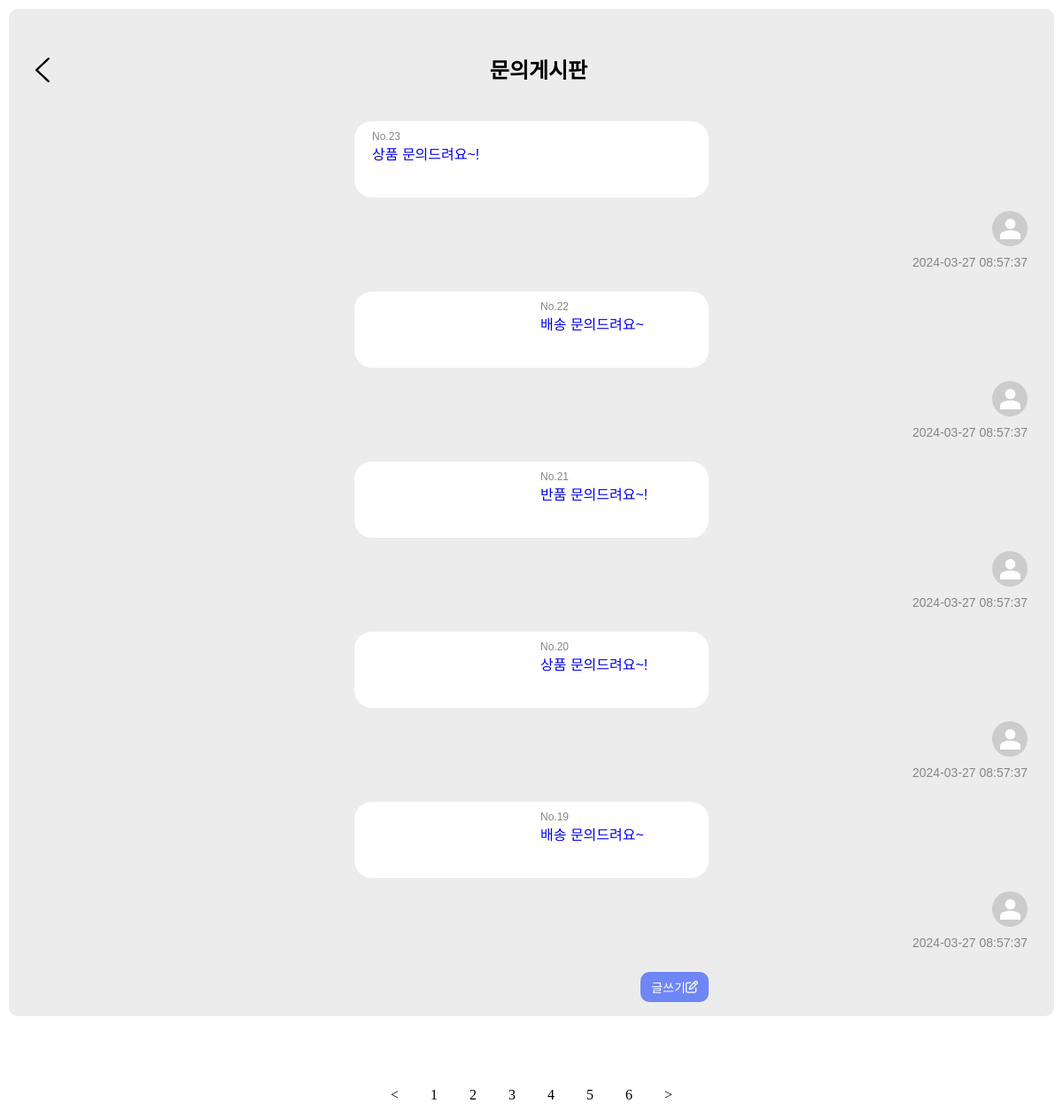
Page /src/list.php?page=2 on the committed database.
### tables this page shows
CREATE TABLE Boards (
	no					INT					PRIMARY KEY AUTO_INCREMENT
	,title			VARCHAR(100)		NOT NULL
	,content 		VARCHAR(1000) 		NOT NULL
	,created_at 	DATETIME 			NOT NULL DEFAULT CURRENT_TIMESTAMP()
	,updated_at 	DATETIME 			NOT NULL DEFAULT CURRENT_TIMESTAMP()
	,deleted_at 	DATETIME 			
);

### src/lib/lib_db.php (called while the page is built, shortened)
<?php
function db_select_boards_cnt(&$conn) {
    $sql =
    "SELECT
        COUNT(no) as cnt
    FROM
        boards
    WHERE
        deleted_at IS NULL";
    $stmt = $conn->query($sql);
    $result = $stmt->fetchAll();
    return (int)$result[0]["cnt"];
}
function db_select_boards_paging(&$conn, &$array_param) {
    $sql =
        "SELECT
            no
            ,title
            ,created_at
        FROM
            boards
        WHERE
            deleted_at IS NULL
        ORDER BY
            no DESC
        LIMIT :list_cnt OFFSET :offset";
    $stmt = $conn->prepare($sql);
    $stmt->execute($array_param);
    $result = $stmt->fetchAll();
    return $result;
}

### src/list.php (the view, shortened to what this page needs)
<?php
$list_cnt = 5;
$page_num = 1;
try {
    $conn = my_db_conn();
    $page_num = isset($_GET["page"]) ? $_GET["page"] : $page_num;
    $result_board_cnt = db_select_boards_cnt($conn);
    $max_page_num = ceil($result_board_cnt / $list_cnt);
    $offset = $list_cnt * ($page_num - 1);
    $prev_page_num = ($page_num - 1) < 1 ? 1 : ($page_num - 1);
    $next_page_num = ($page_num + 1) > $max_page_num ? $max_page_num : ($page_num + 1);
    $arr_param = [
        "list_cnt" => $list_cnt
		,"offset"  => $offset
    ];
    $result = db_select_boards_paging($conn, $arr_param);
} catch (\Throwable $e) {
    echo $e->getMessage();
    exit;
} finally {
    if(!empty($conn)) {
        $conn = null;
    }
}
?>
<!DOCTYPE html>
<html lang="en">
<head>
    <link rel="stylesheet" href="./css/common2.css">
</head>
<body>
    <div class="container">
    <main>
        <div class="middle">
            <?php
            foreach($result as $item) {
            ?>
                <div class="board_content">
                    <div class="content_text">
                        <p class="content_no"><?php echo "No.".$item["no"] ?></p>
                        <p class="content_title"><a href="./detail.php?no=<?php echo $item["no"] ?>&page=<?php echo $page_num ?>"><?php echo $item["title"] ?></p>
                    </div>
                </div>
                <div class="person_container">
                    <div class="person_circle">
                        <img src="./img/detail_person.png" alt="">
                    </div>
                </div>
                <p class="content_date"><?php echo $item["created_at"] ?></p>
            <?php
            }
            ?>
        </div>
                <div class="board_content">
                <a href="./insert.html"><button type="submit" class="insert_btn">
                        글쓰기<i class="fa-regular fa-pen-to-square"></i>
                    </button></a>
                </div>
        </div>
        <footer>
            <br><br>
            <div class="pagination">
                <a href="./list.php?page=<?php echo $prev_page_num ?>">&lt;</a>
                <?php
                for($num = 1; $num <= $max_page_num; $num++) {
                ?>
                <a href="./list.php?page=<?php echo $num ?>"><?php echo $num ?></a>
                <?php
                }
                ?>
                <a href="./list.php?page=<?php echo $next_page_num ?>">&gt;</a>
            </div>
        </footer>
</body>

### src/css/common2.css (style rules this page uses)
* { margin: 0; padding: 0; box-sizing: border-box; }
.container { font-family: "Noto Sans KR", sans-serif; margin: 10px; padding: 50px 10px; background-color: #ECECEC; border-radius: 10px; }
a { text-decoration: none; }
.board_content { width: 400px; margin: 15px auto; border-radius: 20px; position: relative; }
.board_content:not(:last-child) { display: grid; grid-template-columns: 1fr 1fr; grid-template-rows: 1fr 1fr; background-color: #fff; padding: 10px 0 0 20px; }
.content_no { font-size: 12px; color: #868686; }
.content_title { font-weight: 500; }
.content_date { color: #868686; font-size: 14px; grid-column: 2/4; grid-row: 2/3; text-align: right; padding: 10px 20px 10px 0; }
.person_container { grid-row: 1/3; grid-column: 3/4; align-self: start; }
.person_container { grid-row: 1/3; grid-column: 3/4; align-self: start; display: flex; justify-content: flex-end; align-items: center; padding-right: 20px; }
.person_circle { background-color: #CCCCCC; width: 40px; height: 40px; border-radius: 50%; display: flex; justify-content: center; align-items: center; }
.insert_btn { border: none; background-color: #6F86F5; padding: 7px 12px; border-radius: 10px; color: #fff; font-size: 14px; display: flex; justify-content: end; align-items: center; width: fit-content; position: absolute; top: 50%; right: 0; }
footer { display: flex; justify-content: center; margin-top: 80px; }
.pagination { justify-content: center; }
.pagination a { color: black; padding: 8px 16px; text-decoration: none; }

### rows in the picture
boards: no "23", title "상품 문의드려요~!", created_at "2024-03-27 08:57:37"
boards: no "22", title "배송 문의드려요~", created_at "2024-03-27 08:57:37"
boards: no "21", title "반품 문의드려요~!", created_at "2024-03-27 08:57:37"
boards: no "20", title "상품 문의드려요~!", created_at "2024-03-27 08:57:37"
boards: no "19", title "배송 문의드려요~", created_at "2024-03-27 08:57:37"
